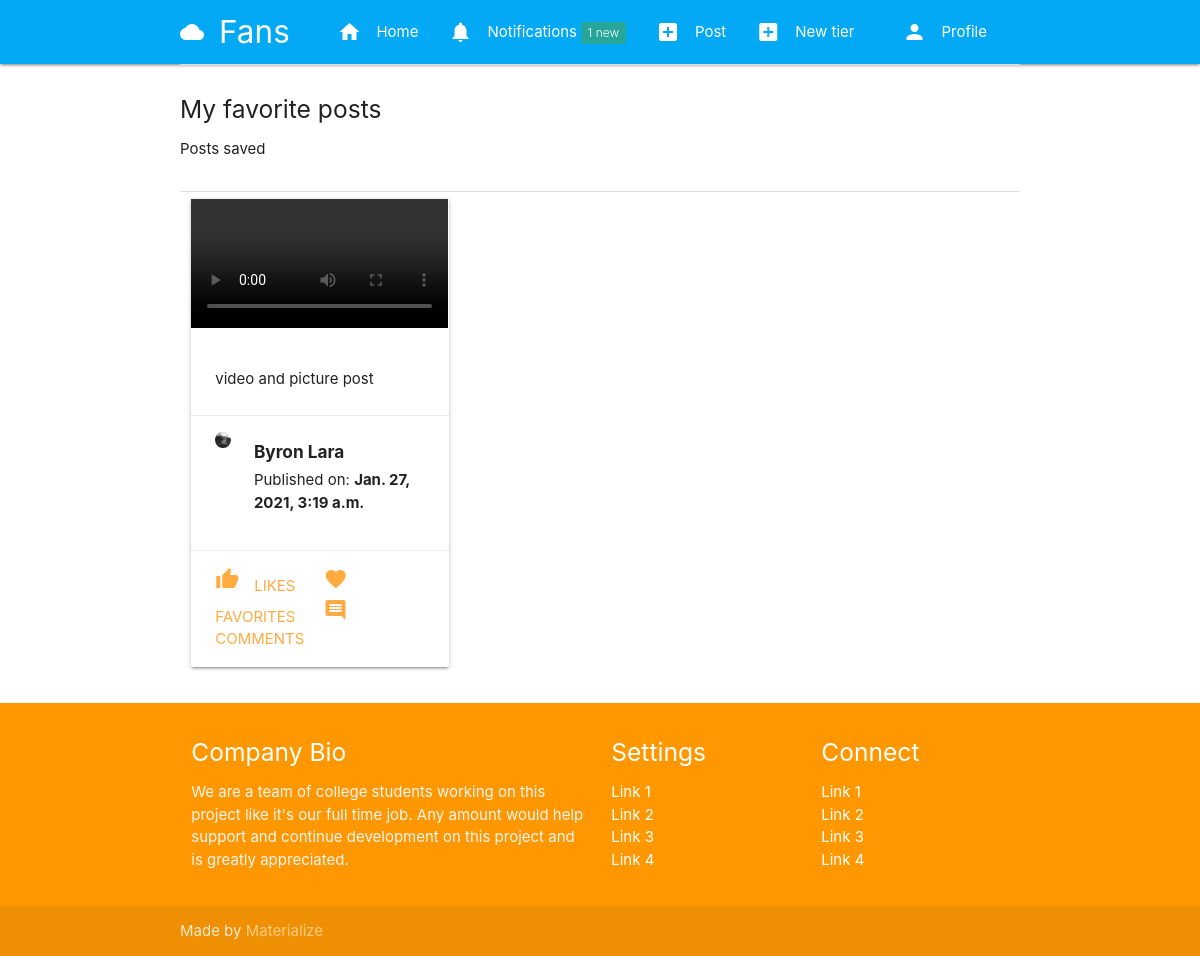
/post/bookmarks (signed in), run on the app's committed database.
### post/models.py (models this page shows, shortened)
class Post(models.Model):
    id = models.UUIDField(primary_key=True, default=uuid.uuid4, editable=False)
    content = models.ManyToManyField(PostFileContent, verbose_name=("contents"))
    title = models.CharField(max_length=150)
    caption = models.TextField(max_length=1500,verbose_name='Caption')
    posted = models.DateTimeField(auto_now_add=True)
    tier = models.ForeignKey(Tier, related_name=("tiers"), on_delete=models.CASCADE)
    user = models.ForeignKey(User, on_delete=models.CASCADE)
    likes_count = models.IntegerField(default=0)
    comments_count = models.IntegerField(default=0)
    favorites_count = models.IntegerField(default=0)

### authy/models.py (models this page shows, shortened)
class Profile(models.Model):
	user = models.OneToOneField(User, on_delete=models.CASCADE, related_name='profile')
	location = models.CharField(max_length=50, null=True, blank=True)
	url = models.CharField(max_length=80, null=True, blank=True)
	profile_info = models.TextField(max_length=150, null=True, blank=True)
	created = models.DateField(auto_now_add=True)
	picture = models.ImageField(upload_to=user_directory_path_profile, blank=True, null=True, verbose_name='Picture')
	banner = models.ImageField(upload_to=user_directory_path_banner, blank=True, null=True, verbose_name='Banner')

### post/views.py (the view)
# urls.py: path('bookmarks',BookmarkList,name='bookmarks'),
@login_required
def BookmarkList(request):
    bookmark_list = Bookmark.objects.get(user=request.user)
    paginator = Paginator(bookmark_list.posts.all(), 9)
    page_number = request.GET.get('page')
    bookmark_data = paginator.get_page(page_number)
    context = {
        'bookmark_data': bookmark_data,
    }
    return render(request, 'bookmark_list.html', context)

### authy/views.py (called while the page is built)
def side_nav_info(request):
	user = request.user
	nav_profile = None
	fans = None
	follows = None
	if user.is_authenticated:
		nav_profile = Profile.objects.get(user=user)
		fans = Subscription.objects.filter(subscribed=user).count()
		follows = Subscription.objects.filter(subscriber=user).count()
	return {'nav_profile': nav_profile, 'fans': fans, 'follows': follows}

### notifications/views.py (called while the page is built)
def count_notifications(request):
  count_notifications = None
  if request.user.is_authenticated:
    count_notifications = Notification.objects.filter(user=request.user,is_seen=False).count()
  return {'count_notifications':count_notifications}

### fans_clone/templates/bookmark_list.html (shortened to what this page needs)
{% extends 'base.html' %}
{% load static %}
{% block content %}
<div class="divider"></div>
<div class="section">
  <h5>My favorite posts</h5>
  <p>Posts saved</p>
</div>
<div class="divider"></div>
{% for post in bookmark_data %}
    <div class="col s12 m4">
      <div class="card">
        <div class="card-image">
          {% if post.content.first.file.name|slice:"-3:" == 'jpg' %}
          {% comment %}
          <a href="{{ post.get_absolute_url }}"><img src="{{ post.content.first.file.url }}"></a>
          {% endcomment %}
          <span class="card-title"><b>{{ post.title }}</b></span>
          <a class="btn-floating halfway-fab waves-effect waves-light red"><i class="material-icons">favorite</i></a>
        {% else %}
        <div class="video-container">
          <video class="responsive-video" controls="controls" preload="metadata">
            <source src="{{ post.content.first.file.url }}#t=0.5" type="video/mp4">
          </video>
        </div>
        {% endif %}
        </div>
        <div class="card-content">
          {{ post.caption }}
        </div>
        <div class="card-action">
          <div class="row">
            <div class="col s2">
              {% if post.user.profile.picture %}
                <img src="{{ post.user.profile.picture.url }}" class="circle responsive-img">
              {% else %}
                <img src="{% static 'img/no_avatar.jpg' %}" class="circle responsive-img">
              {% endif %}
            </div>
            <div class="col s10">
              <h6><b>{{ post.user.first_name }} {{ post.user.last_name }}</b></h6>
              <span>Published on: <b>{{ post.posted }}</b></span>
            </div>
          </div>
        </div>
        <div class="card-action">
          <a href="{% url 'post-like' post.id %}"><i class="material-icons left">thumb_up</i>{{ stream.post.likes_count }} Likes</a>
          <a href="#"><i class="material-icons">favorite</i> {{ stream.post.favorites_count }} Favorites</a>
          <a href="#"><i class="material-icons">comment</i> {{ stream.post.comments_count }} Comments</a>
        </div>
      </div>
    </div>
    {% endfor %}
    <div class="col s12 m12 center-align">
      </div>
{% endblock %}

### data on the page
Post: caption "video and picture post", user.profile.picture (placeholder picture), user.first_name "Byron", user.last_name "Lara", posted "Jan. 27, 2021, 3:19 a.m."

### other printed values
{{ count_notifications }} "1"
